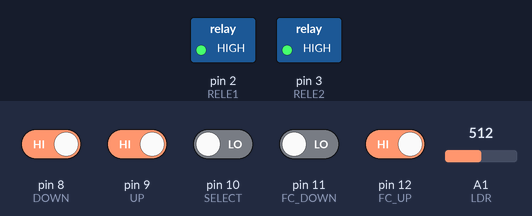
A sketch run on a simulated Arduino Uno, built with avr-gcc and run on an emulated ATmega328P. On the bench: switched loads named in the sketch (green lamp = pin HIGH). Inputs (shaded band) come from the test bench; at power-on: pin 8 (DOWN), pin 9 (UP), pin 12 (FC_UP) HIGH, pin 10 (SELECT), pin 11 (FC_DOWN) LOW, A1 (LDR) = 512.

Above: at 1.2 s.
1.3 s: A1 (LDR) set to 460
2.8 s: A1 (LDR) set to 431
At 3.2 s:
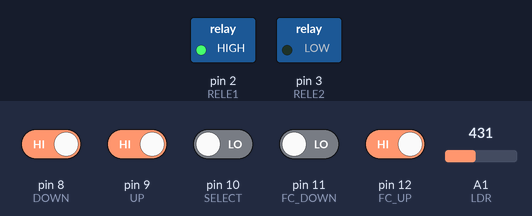
4.4 s: pin 8 (DOWN) driven LOW and pin 9 (UP) driven LOW and pin 10 (SELECT) driven HIGH and pin 11 (FC_DOWN) driven HIGH and pin 12 (FC_UP) driven LOW
At 5.7 s:
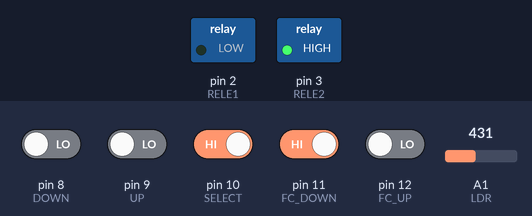
6.0 s: pin 10 (SELECT) driven LOW
At 7.2 s:
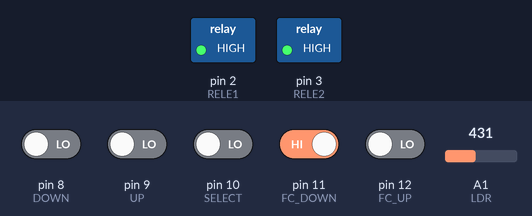
7.5 s: pin 10 (SELECT) driven HIGH
At 8.8 s:
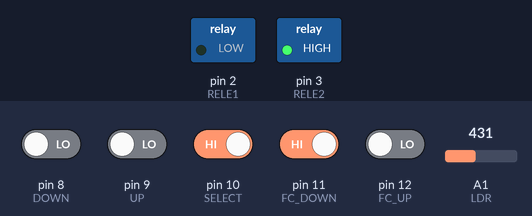
Timing chart, 0 to 10.1 s (numbered marks = the images above; inputs shaded):
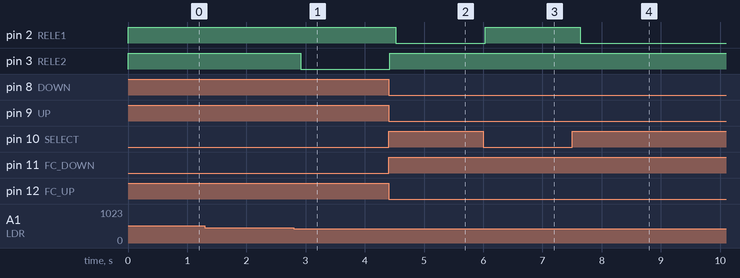

The sketch:

Gallinas.ino
```cpp
#define FC_UP 12
#define FC_DOWN 11
#define SELECT 10
#define UP 9
#define DOWN 8
#define LDR A1

#define RELE1 2
#define RELE2 3

#define valor_max 650
#define valor_min 450

bool fc_up = 0;
bool fc_down = 0;
bool select = 0;
bool up = 0;
bool down = 0;
int ldr = 0;

bool primera = 1;
bool finales = 0;

int estado_man = 0;
int estado_aut = 0;


void setup() {
  pinMode(FC_UP, INPUT);
  pinMode(FC_DOWN, INPUT);
  pinMode(SELECT, INPUT);
  pinMode(UP, INPUT);
  pinMode(DOWN, INPUT);
  pinMode(RELE1, OUTPUT);
  pinMode(RELE2, OUTPUT);
  //Serial.begin(9600);

}

void loop() {
  fc_up = digitalRead(FC_UP);
  fc_down = digitalRead(FC_DOWN);
  select = digitalRead(SELECT);
  up = !digitalRead(UP);
  down = !digitalRead(DOWN);
  ldr = analogRead(LDR);

  //Serial.print("FC_UP: \t");Serial.println(fc_up);
  //Serial.print("FC_DOWN: \t");Serial.println(fc_down);
  //Serial.print("SELECT: \t");Serial.println(select);
  //Serial.print("UP: \t");Serial.println(up);
  //Serial.print("DOWN: \t");Serial.println(down);

  if((millis()<5000)&&(primera)&&(select)){
    if(!fc_up && !fc_down){
      while(!finales){
        if(fc_up || fc_down){
          finales = 1;
        }
        fc_up = digitalRead(FC_UP);
        fc_down = digitalRead(FC_DOWN);
        Serial.print("FC_UP: \t");Serial.println(fc_up);
        Serial.print("FC_DOWN: \t");Serial.println(fc_down);
        Serial.print("Finales: \t");Serial.println(finales);
        if((ldr>valor_max)&&(!fc_up)){
          SUBE();
        }else if((ldr<valor_min)&&(!fc_down)){
          BAJA();
        }
        Serial.println("en while");
      }
    }
    Serial.println("PARAR");
    PARA();
    primera = 0;
  }

  if(select){
    estado_aut = 0;
    Serial.print("MANUAL");
      switch(estado_man){
        case 0:
          if(up && !fc_up){
            estado_man = 1;
          }else if(down && !fc_down){
            estado_man = 2;
          }
          PARA();
          Serial.println("\t 0");
          break;

        case 1:
          SUBE();
          if(fc_up){
            estado_man = 0;
            PARA();
          }
          Serial.println("\t 1");
          break;
        case 2:
          BAJA();
          if(fc_down){
            estado_man = 0;
            PARA();
          }
          Serial.println("\t 2");
          break;
    }
  }else{
    estado_man = 0;
    Serial.print("AUTOMATICO");
    switch(estado_aut){
      case 0:
        PARA();
        if((ldr>valor_max)&&(!fc_up)){
          estado_aut = 1;
        }
        if((ldr<valor_min)&&(!fc_down)){
          estado_aut = 2;
        }
        Serial.print("\t 0");
        break;
      case 1:
        SUBE();
        if(fc_up){
          estado_aut = 0;
          PARA();
        }
        Serial.print("\t 1");
        break;
      case 2:
        BAJA();
        if(fc_down){
          estado_aut = 0;
          PARA();
        }
        Serial.print("\t 2");
        break;
    }
    Serial.print("\t");Serial.println(ldr);

  }
  Serial.print("\n==============\n\n");
  delay(100);
}

void SUBE(){
  digitalWrite(RELE1, LOW);
  digitalWrite(RELE2, HIGH);
}
void BAJA(){
  digitalWrite(RELE1, HIGH);
  digitalWrite(RELE2, LOW);
}
void PARA(){
  digitalWrite(RELE1, HIGH);
  digitalWrite(RELE2, HIGH);
}
```

Measured:
- the behaviour switches between 450 and 449 on A1 (LDR) (found by bisection; images 0 and 1)
- after the input at 1.3 s, every drawn part: stays the same
- after the input at 2.8 s, pin 3 (RELE2): HIGH → LOW after 0.12 s
- after the input at 4.4 s, pin 2 (RELE1): HIGH → LOW after 0.12 s; pin 3 (RELE2): LOW → HIGH at once
- after the input at 6.0 s, pin 2 (RELE1): LOW → HIGH at once
- after the input at 7.5 s, pin 2 (RELE1): HIGH → LOW after 0.14 s
